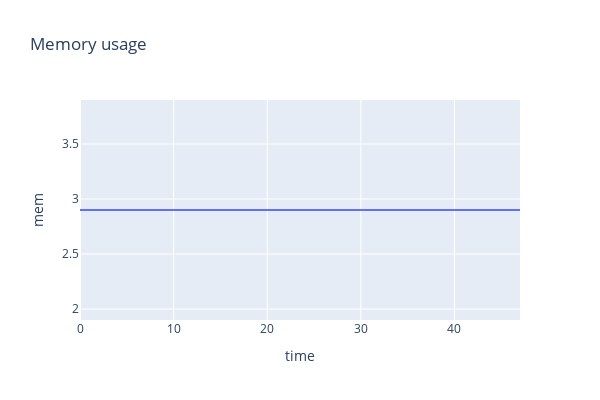

Here is the notebook cell this chart was saved with:
### Code cell
px.line(rsc_df, x='time', y='mem', title='Memory usage', height=400, width=600)

### Figure 1 — Plotly figure (JSON) as saved in the notebook; plotly's stock layout.template omitted (floating-point values rounded to 4 significant figures)
{"data": [{"hovertemplate": "time=%{x}<br>mem=%{y}<extra></extra>", "legendgroup": "", "line": {"color": "#636efa", "dash": "solid"}, "marker": {"symbol": "circle"}, "mode": "lines", "name": "", "orientation": "v", "showlegend": false, "type": "scatter", "x": [0, 1, 2, 3, 4, 5, 6, 7, 8, 9, 10, 11, 12, 13, 14, 15, 16, 17, 18, 19, 20, 21, 22, 23, 24, 25, 26, 27, 28, 29, 30, 31, 32, 33, 34, 35, 36, 37, 38, 39, 40, 41, 42, 43, 44, 45, 46, 47], "xaxis": "x", "y": [2.9, 2.9, 2.9, 2.9, 2.9, 2.9, 2.9, 2.9, 2.9, 2.9, 2.9, 2.9, 2.9, 2.9, 2.9, 2.9, 2.9, 2.9, 2.9, 2.9, 2.9, 2.9, 2.9, 2.9, 2.9, 2.9, 2.9, 2.9, 2.9, 2.9, 2.9, 2.9, 2.9, 2.9, 2.9, 2.9, 2.9, 2.9, 2.9, 2.9, 2.9, 2.9, 2.9, 2.9, 2.9, 2.9, 2.9, 2.9], "yaxis": "y"}], "layout": {"height": 400, "legend": {"tracegroupgap": 0}, "title": {"text": "Memory usage"}, "width": 600, "xaxis": {"anchor": "y", "domain": [0, 1], "title": {"text": "time"}}, "yaxis": {"anchor": "x", "domain": [0, 1], "title": {"text": "mem"}}}}
